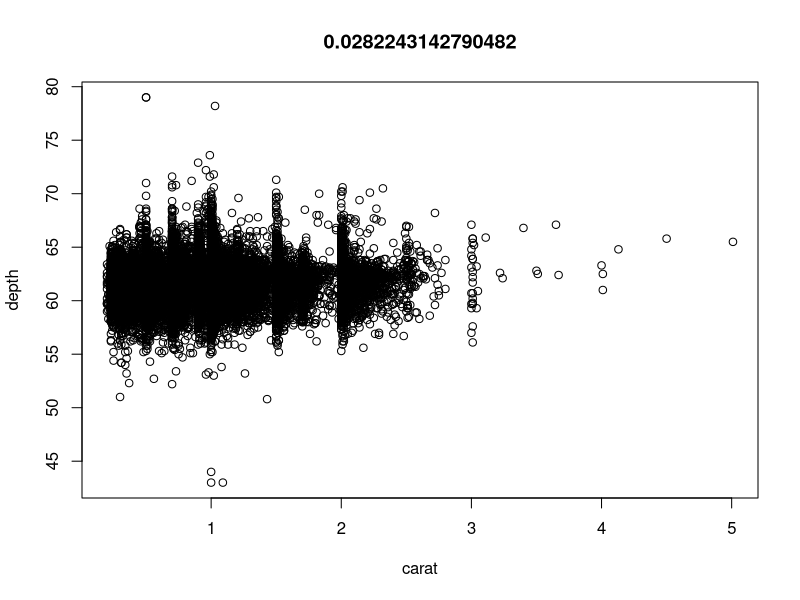
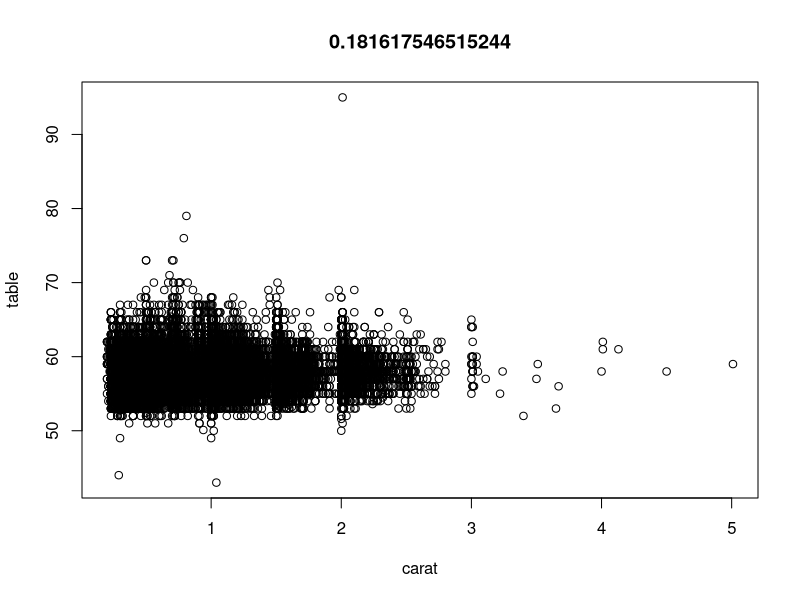
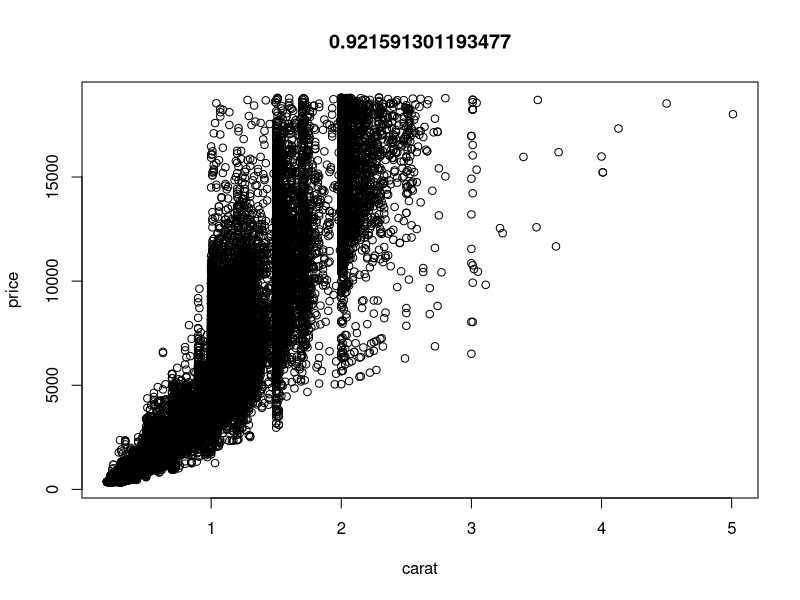
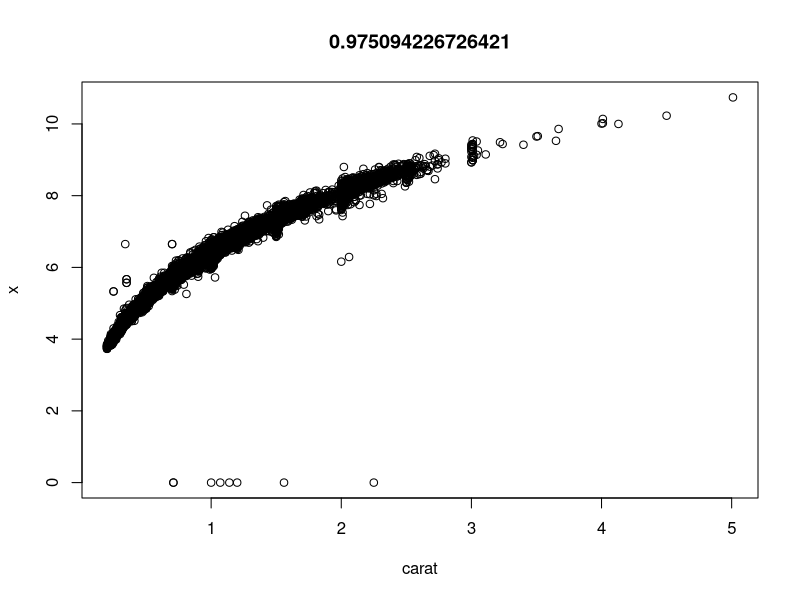
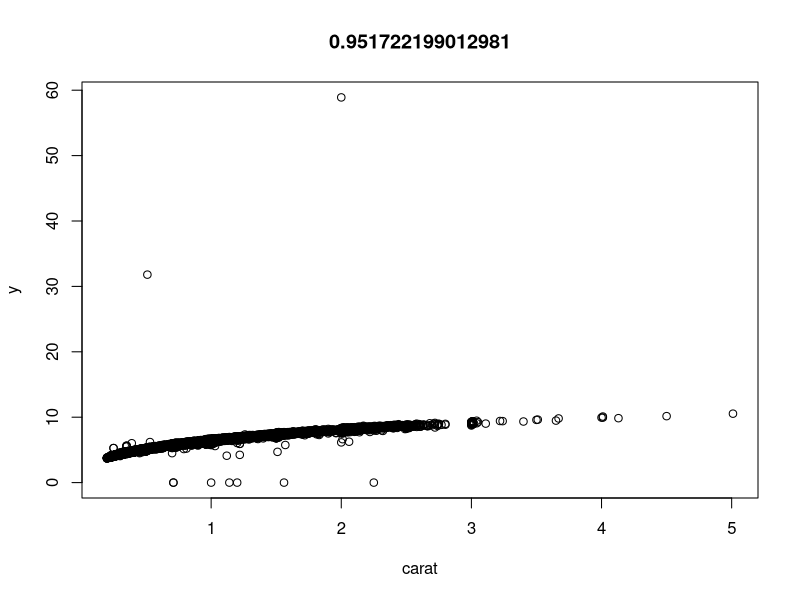
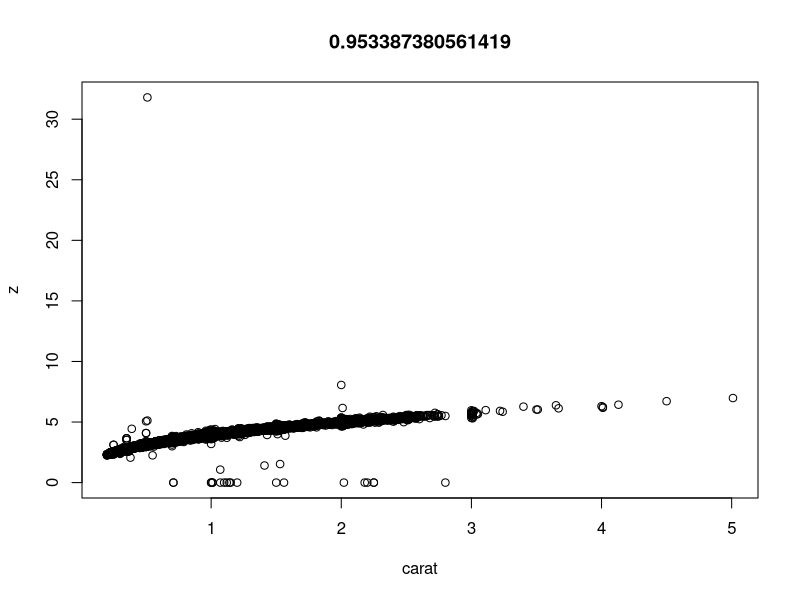
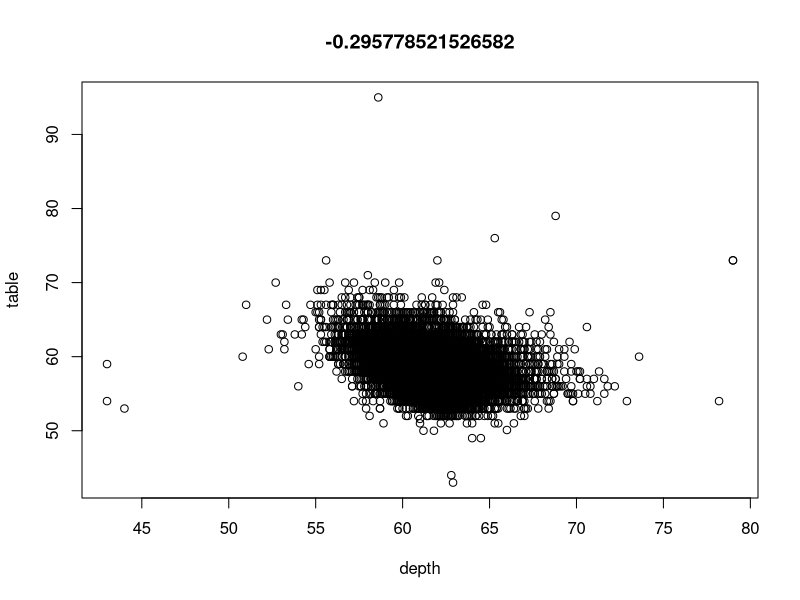
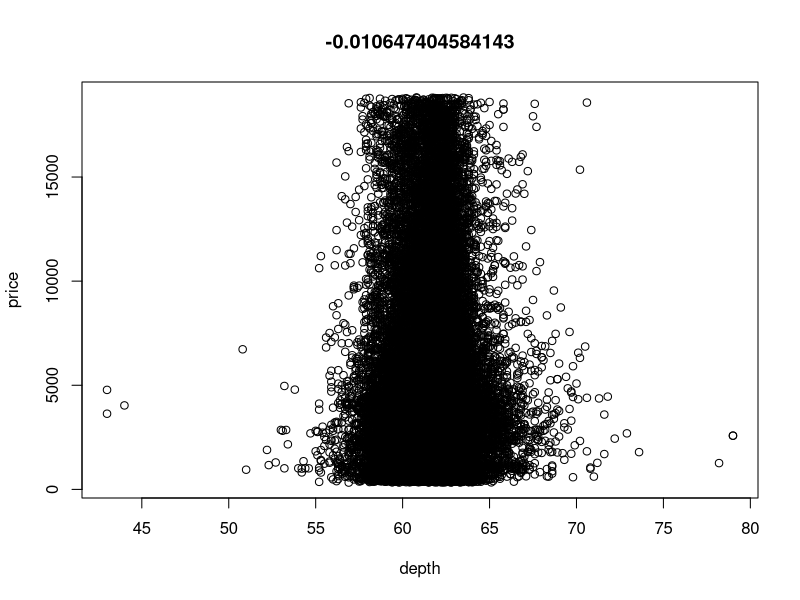

Generate these figures, in order, with R:
## ---- chunk 1
require(ggplot2)
## ---- chunk 2
diamonds[sapply(diamonds, is.numeric)] #The sapply function goes through every column in our data frame diamonds and determines which ones are numeric, returning TRUE and FALSE accordingly. Placing the result of the function inside brackets after diamonds returns the columns in diamonds that have been deemed numeric by sapply. This can be done for any data frame by substituting its name for diamonds in the two instances it occurs above. 
## ---- chunk 3
cols = names(diamonds) #Defines cols as a vector consisting of the names of the columns of diamonds. 
pairs = character() #Creates an empty vector of class character. 
correlations = numeric() #Creats an empty vector of class numeric 
for(i in 1:(length(cols)-1)){ #Goes through every number from 1 to the length of the cols vector minus 1. 
  for(j in (i+1):(length(cols))){ #Goes through every number from the current number i to the length of the cols vector. 
    pairs <- c(pairs, paste(cols[i], cols[j], sep = '-')) #The paste function takes any number of objects (in this case, cols[i] and cols[j]) and converts them to a string with a separator (in this case '-') in between them. The result of this function is to append all possible pairs of variable names in diamonds to our initially empty string pairs. 
    if(is.numeric(diamonds[[i]])){ 
      if(is.numeric(diamonds[[j]])){ 
        correlations <- c(correlations, cor(diamonds[[i]], diamonds[[j]]))
        #If our current indices i and j refer to numeric columns of diamonds, then we add the correlation of those columns to our correlations vector. 
      } else {
        correlations <- c(correlations, 'N/A')
      }
    } else {
      correlations <- c(correlations, 'N/A')
      #Otherwise, we add 'N/A' to the correlations vector, indicating that we cannot find the correlation of the two variables. 
    }
  }
}

pairs 
correlations

data.frame(pairs, correlations)
## ---- chunk 4
numdata <- diamonds[sapply(diamonds, is.numeric)] #This is the same operation used earlier on in the homework. It returns all columns in diamonds that consist of numeric variables. We assign this columns to the data frame numdata. 

for(i in 1:(length(numdata)-1)){ #Goes through every number from 1 to the length of the numdata vector minus 1
  for(j in (i+1):(length(numdata))){ #Goes through every number from the current number i to the length of the numdata vector. 
    plot(numdata[[i]], numdata[[j]], main = cor(numdata[[i]],
      numdata[[j]]), xlab = names(numdata[i]), ylab = names(numdata[j]))
    #Goes through every possible pair of numeric variables in diamonds and creates a scatterplot of their values with the plot function. The input main = cor(numdata[[i]], numdata[[j]]) makes the title of each scatterplot the correlation of the two variables contained therein. The xlab and ylab inputs are used to label the axes with the variable names. 
  }
}
    


